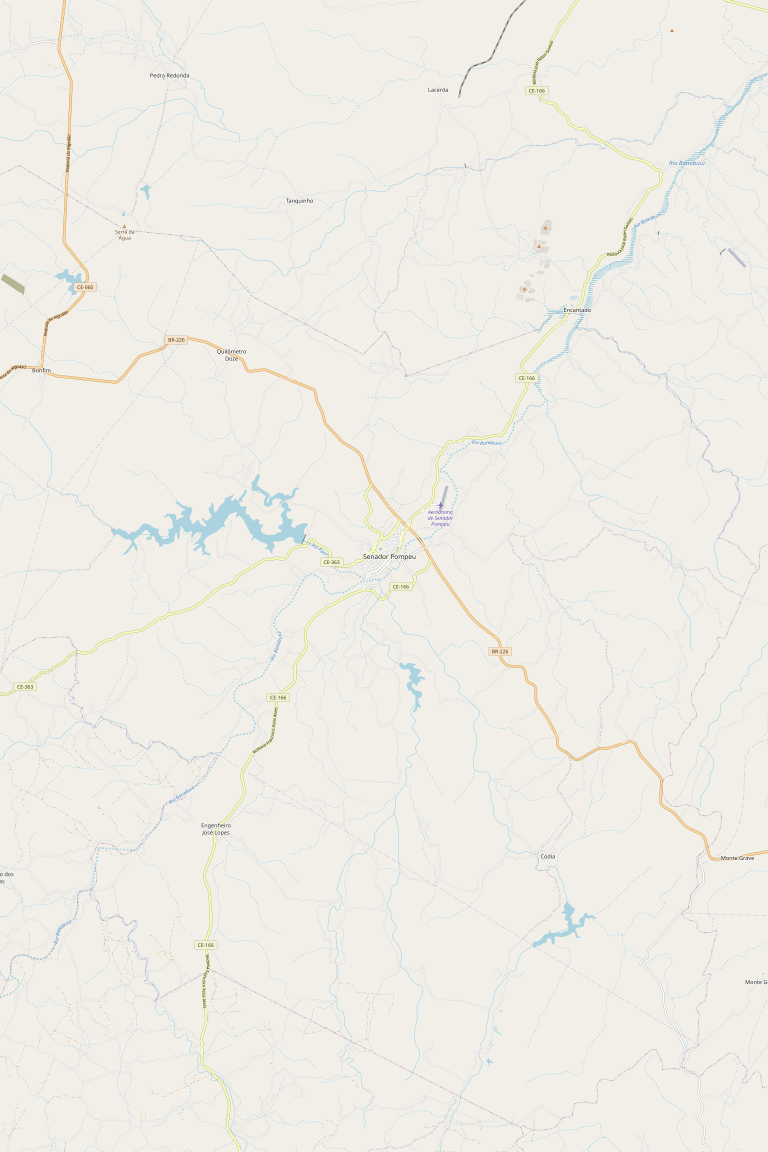
#> input picture corba-utilidades/mapas/cidade_pompeu.png, 1536 x 2304 px, given as the content of the folder out/stills, which was not available (shown at 1/2 size)
$ python contact.py out.png
#> lines starting #> are read from the running program, lines starting #| are printed output that depends on the picture
import sys, glob
from PIL import Image, ImageDraw
files = sorted(glob.glob('out/stills/*.png'))
cols = 4; w, h = 360, 640
rows = (len(files)+cols-1)//cols
sheet = Image.new('RGB', (cols*w, rows*(h+24)), 'white')
#> sheet: PIL image 1440x664 RGB; every value is 255
d = ImageDraw.Draw(sheet)
for i,f in enumerate(files):
    im = Image.open(f).convert('RGB').resize((w,h))
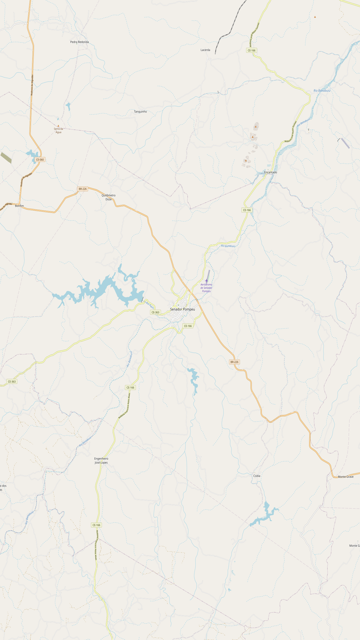
#> im: PIL image 360x640 RGB; mean R, G, B 239.7, 237.4, 231.4
    x, y = (i%cols)*w, (i//cols)*(h+24)
    sheet.paste(im, (x, y+24)); d.text((x+6,y+4), f.split('/')[-1], fill='black')
#> after `sheet.paste(im, (x, y + 24))`:
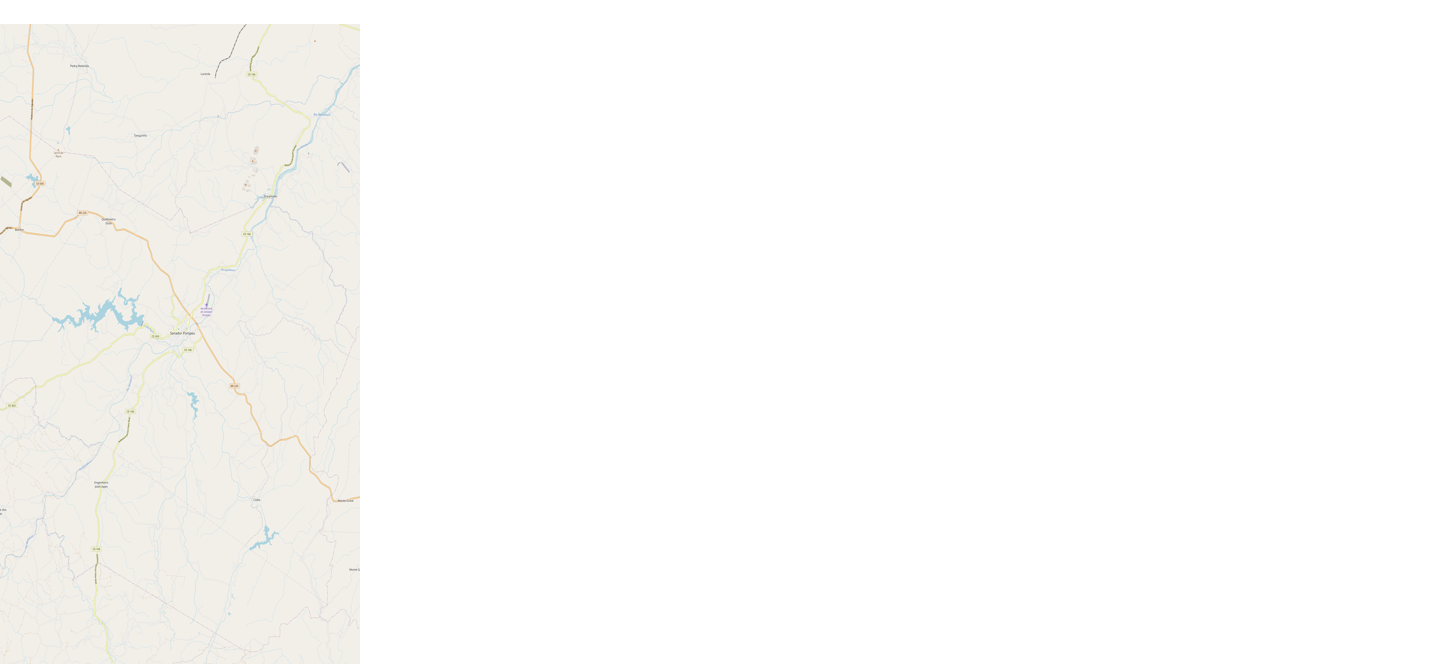
#> sheet: PIL image 1440x664 RGB; mean R, G, B 251.3, 250.8, 249.3
sheet.save(sys.argv[1] if len(sys.argv)>1 else 'out/sheet.png')

$ run again, on corba-utilidades/mapas/rua_atacarejo.png
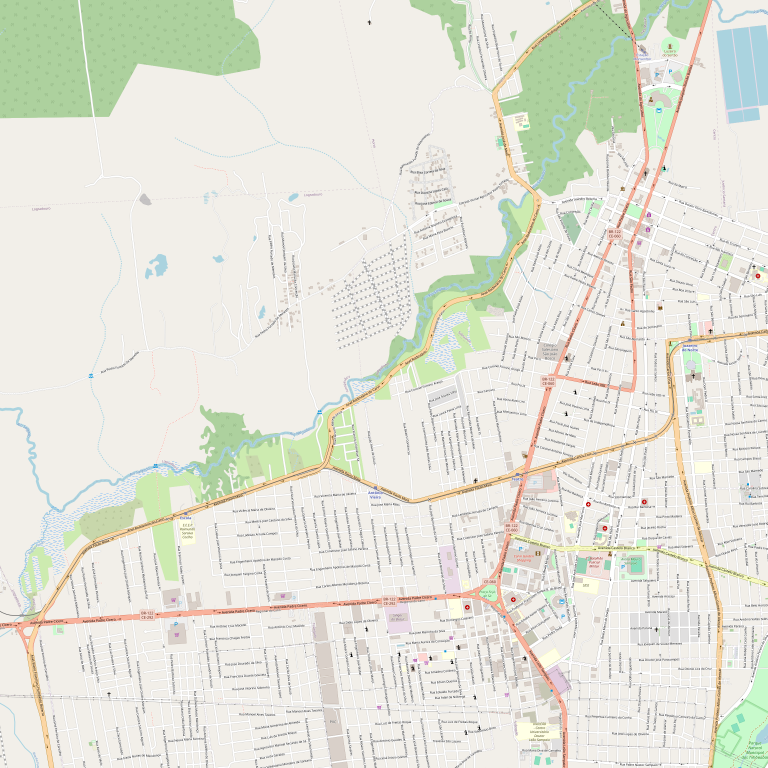
#> input picture corba-utilidades/mapas/rua_atacarejo.png, 2304 x 2304 px, given as the content of the folder out/stills, which was not available (shown at 1/3 size)
#> `im = Image.open(f).convert('RGB').resize((w,h))`:
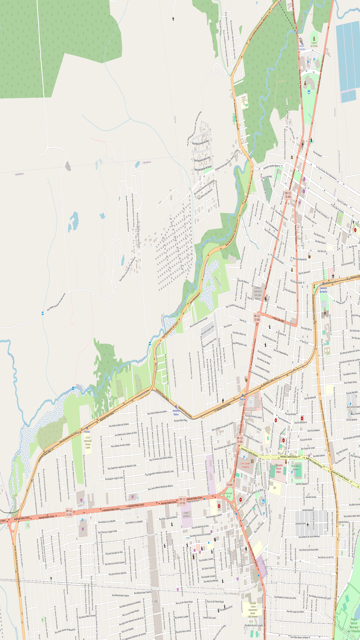
#> im: PIL image 360x640 RGB; mean R, G, B 229, 230.1, 218.9
#> `sheet.paste(im, (x, y + 24))`:
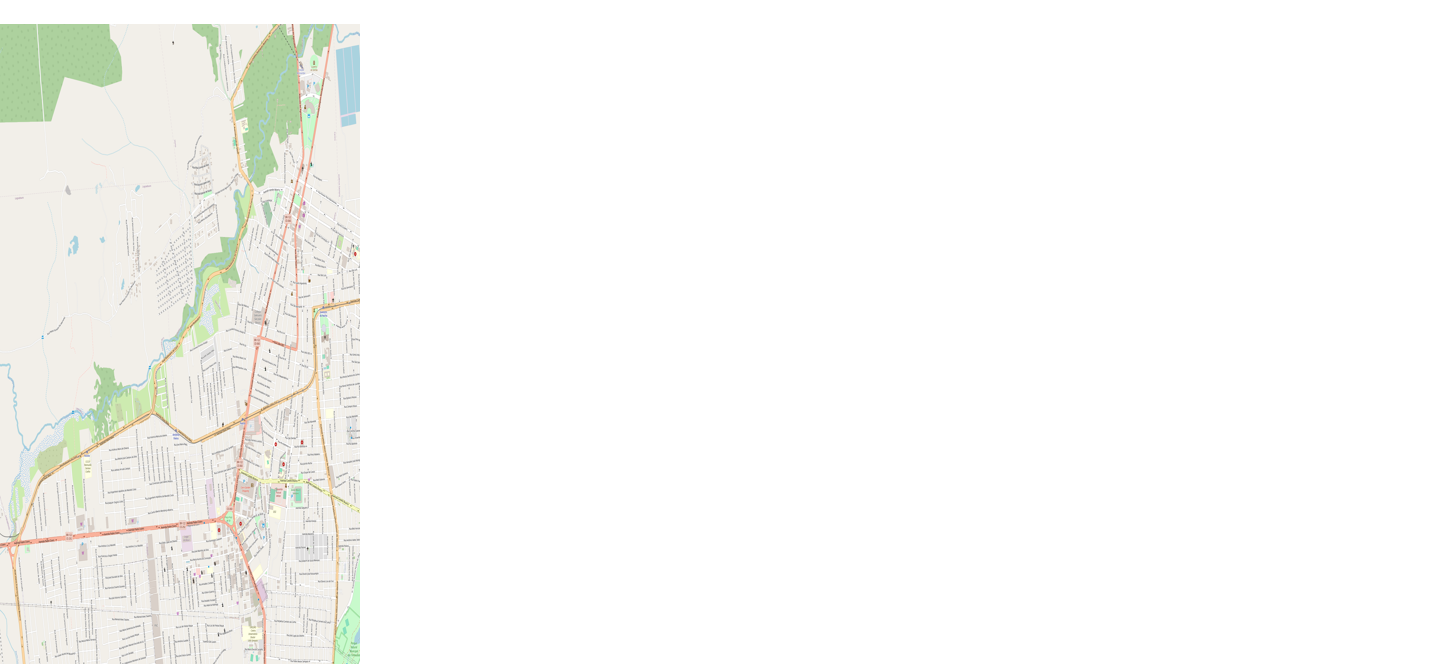
#> sheet: PIL image 1440x664 RGB; mean R, G, B 248.7, 249, 246.3

$ run again, on corba-utilidades/mapas/rua_iguatu.png
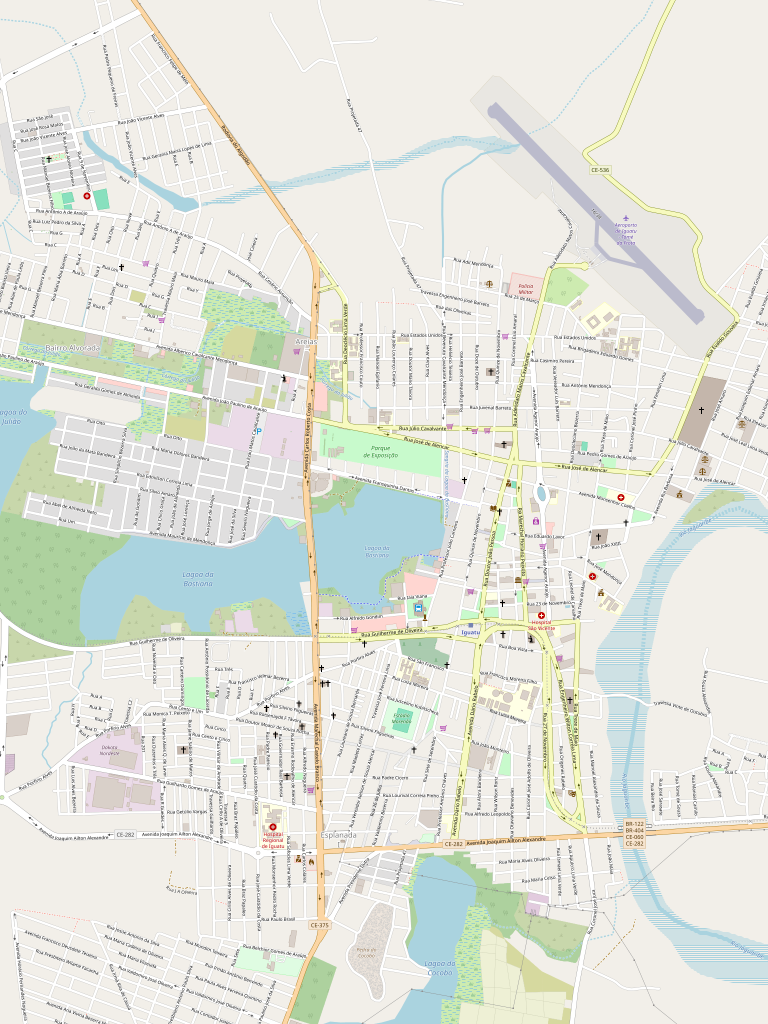
#> input picture corba-utilidades/mapas/rua_iguatu.png, 1536 x 2048 px, given as the content of the folder out/stills, which was not available (shown at 1/2 size)
#> `im = Image.open(f).convert('RGB').resize((w,h))`:
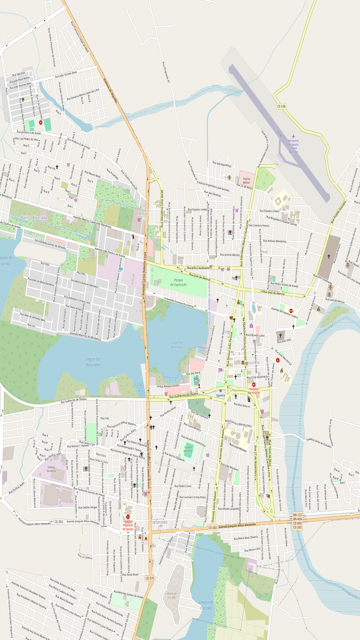
#> im: PIL image 360x640 RGB; mean R, G, B 227.6, 230, 221.6
#> `sheet.paste(im, (x, y + 24))`:
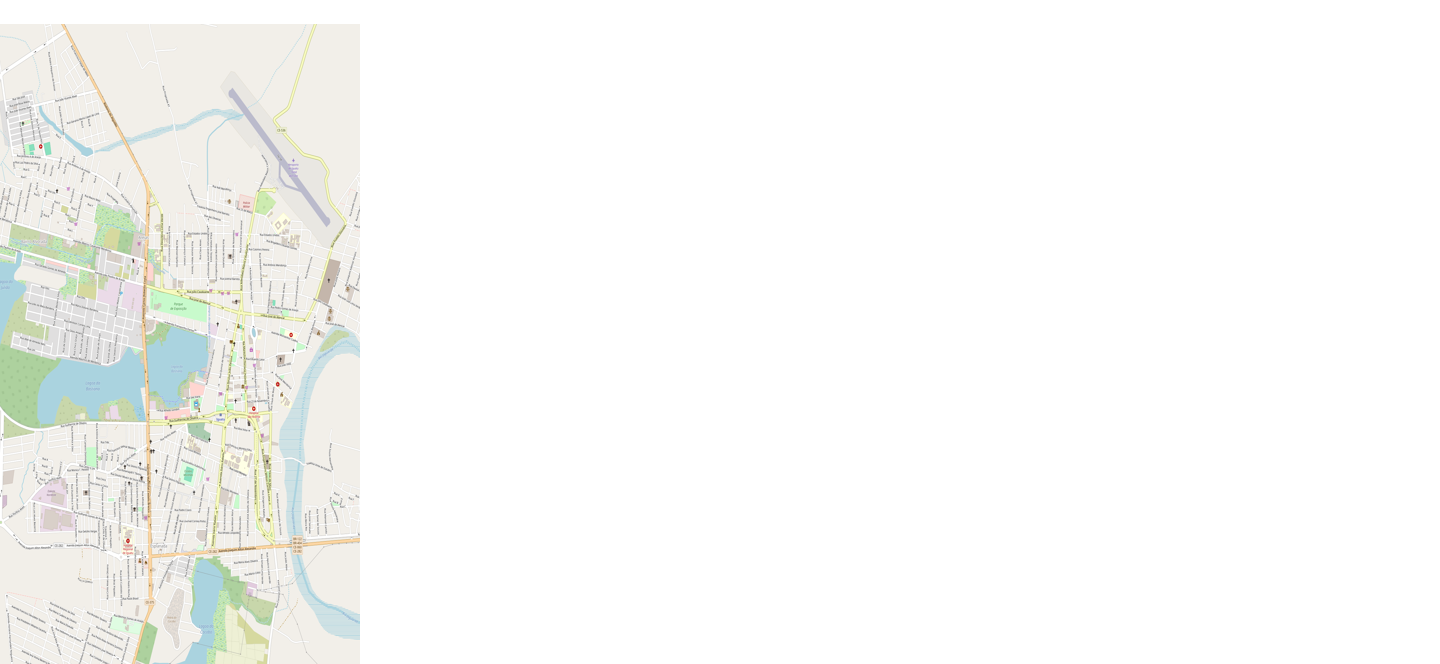
#> sheet: PIL image 1440x664 RGB; mean R, G, B 248.4, 249, 247
